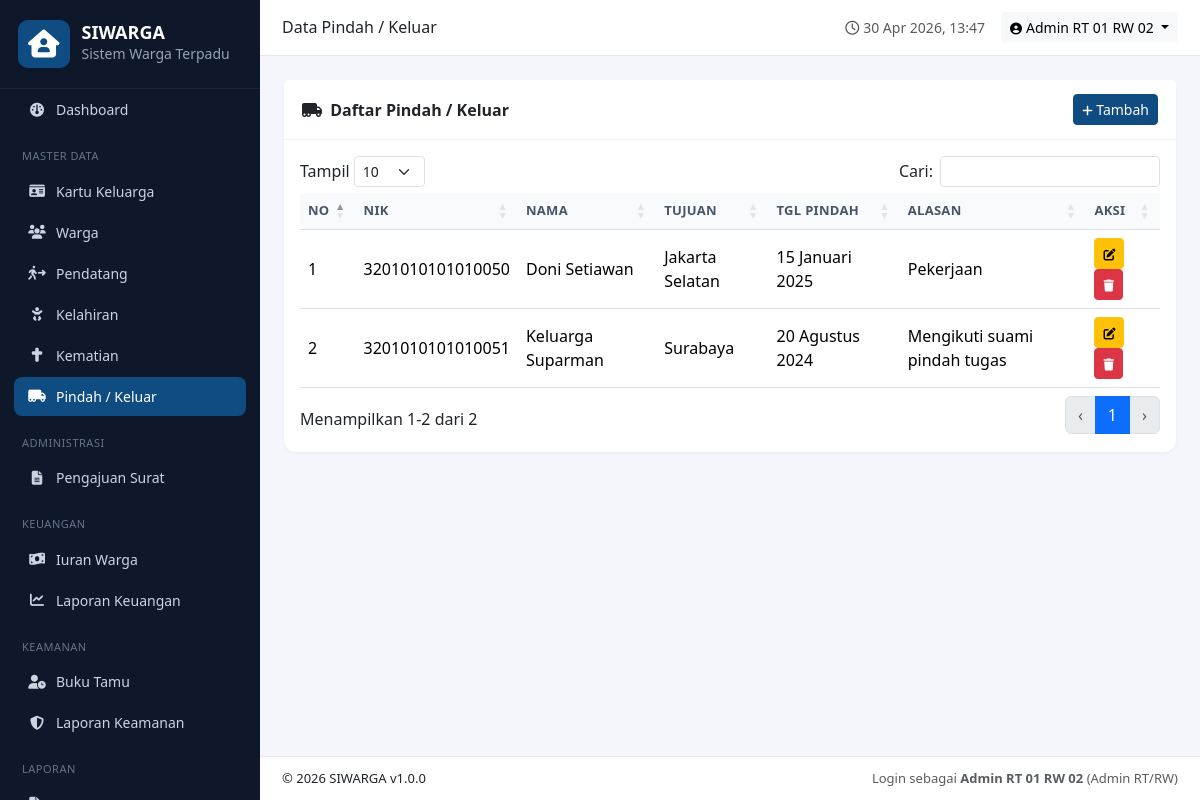
Page /modules/pindah/index.php (signed in) on the committed database.
### tables this page shows
CREATE TABLE `pindah` (
  `id` INT AUTO_INCREMENT PRIMARY KEY,
  `nik` VARCHAR(20),
  `nama` VARCHAR(100) NOT NULL,
  `tujuan_pindah` VARCHAR(255),
  `tanggal_pindah` DATE,
  `alasan` TEXT,
  `created_at` TIMESTAMP DEFAULT CURRENT_TIMESTAMP
);

### includes/auth.php (called while the page is built, shortened)
<?php
function role() {
    return $_SESSION['user']['role'] ?? null;
}
function can($action) {
    $r = role();
    $matrix = [
        'manage_users'    => ['super_admin'],
        'manage_master'   => ['super_admin','admin_rtrw'],
        'approve_surat'   => ['super_admin','ketua_rtrw'],
        'verifikasi_surat'=> ['super_admin','admin_rtrw'],
        'manage_keuangan' => ['super_admin','admin_rtrw'],
        'manage_keamanan' => ['super_admin','admin_rtrw','ketua_rtrw'],
        'view_laporan'    => ['super_admin','admin_rtrw','ketua_rtrw'],
        'ajukan_surat'    => ['super_admin','admin_rtrw','ketua_rtrw','warga'],
    ];
    return in_array($r, $matrix[$action] ?? [], true);
}

### includes/functions.php (called while the page is built, shortened)
<?php
function e($v) { return htmlspecialchars((string)($v ?? ''), ENT_QUOTES, 'UTF-8'); }
function tanggal_id($d) {
    $bulan = ['','Januari','Februari','Maret','April','Mei','Juni','Juli','Agustus','September','Oktober','November','Desember'];
    $t = strtotime($d);
    return date('d', $t) . ' ' . $bulan[(int)date('m', $t)] . ' ' . date('Y', $t);
}

### modules/pindah/index.php (the view, shortened to what this page needs)
<?php
require_once __DIR__.'/../../includes/header.php';
$rows=$pdo->query("SELECT * FROM pindah ORDER BY tanggal_pindah DESC")->fetchAll();
$canEdit=can('manage_master');
?>
<div class="card">
  <div class="card-header d-flex justify-content-between align-items-center">
    <span><i class="fa-solid fa-truck-moving me-1"></i> Daftar Pindah / Keluar</span>
    <?php if($canEdit): ?><button class="btn btn-primary btn-sm" data-bs-toggle="modal" data-bs-target="#mForm" onclick="resetForm()"><i class="fa-solid fa-plus"></i> Tambah</button><?php endif; ?>
  </div>
  <div class="card-body">
    <table class="table table-hover dt">
      <thead><tr><th>No</th><th>NIK</th><th>Nama</th><th>Tujuan</th><th>Tgl Pindah</th><th>Alasan</th><th>Aksi</th></tr></thead>
      <tbody><?php foreach($rows as $i=>$r): ?>
      <tr>
        <td><?= $i+1 ?></td><td><?= e($r['nik']) ?></td><td><?= e($r['nama']) ?></td>
        <td><?= e($r['tujuan_pindah']) ?></td><td><?= tanggal_id($r['tanggal_pindah']) ?></td>
        <td><?= e($r['alasan']) ?></td>
        <td><?php if($canEdit): ?>
          <button class="btn btn-sm btn-warning" onclick='editRow(<?= json_encode($r) ?>)'><i class="fa-solid fa-edit"></i></button>
          <a class="btn btn-sm btn-danger" href="action.php?act=delete&id=<?= $r['id'] ?>" onclick="return confirm('Hapus?')"><i class="fa-solid fa-trash"></i></a>
        <?php endif; ?></td>
      </tr>
      <?php endforeach; ?></tbody>
    </table>
  </div>
</div>
<?php require_once __DIR__.'/../../includes/footer.php'; ?>

### assets/css/style.css (style rules this page uses)
:root { --sw-primary:#0f4c81; --sw-primary-dark:#093a66; --sw-accent:#e63946; --sw-bg:#f4f6fb; --sw-sidebar:#0f172a; --sw-sidebar-text:#cbd5e1; }
* { box-sizing:border-box; }
body { font-family:'Segoe UI',Tahoma,sans-serif;background:var(--sw-bg); }
.btn-primary { background:var(--sw-primary);border-color:var(--sw-primary); }
.card { border:none;border-radius:12px;box-shadow:0 1px 3px rgba(15,23,42,.05); }
.card-header { background:#fff;border-bottom:1px solid #f1f5f9;font-weight:600;padding:14px 18px; }
.card-header.d-flex { flex-wrap:wrap;gap:8px; }
.table thead th { background:#f8fafc;color:#475569;font-size:13px;text-transform:uppercase;letter-spacing:.3px;white-space:nowrap; }
.table td { vertical-align:middle; }
.btn-sm i { font-size:12px; }
table.dataTable { width:100% !important; }

### rows in the picture
pindah: nik "3201010101010050", nama "Doni Setiawan", tujuan_pindah "Jakarta Selatan", tanggal_pindah "15 Januari 2025", alasan "Pekerjaan"
pindah: nik "3201010101010051", nama "Keluarga Suparman", tujuan_pindah "Surabaya", tanggal_pindah "20 Agustus 2024", alasan "Mengikuti suami pindah tugas"

### other values in the picture
APP_NAME "SIWARGA"
$pageTitle "Data Pindah / Keluar"
user()['nama'] "Admin RT 01 RW 02"
APP_VERSION "1.0.0"
role_label(role()) "Admin RT/RW"
